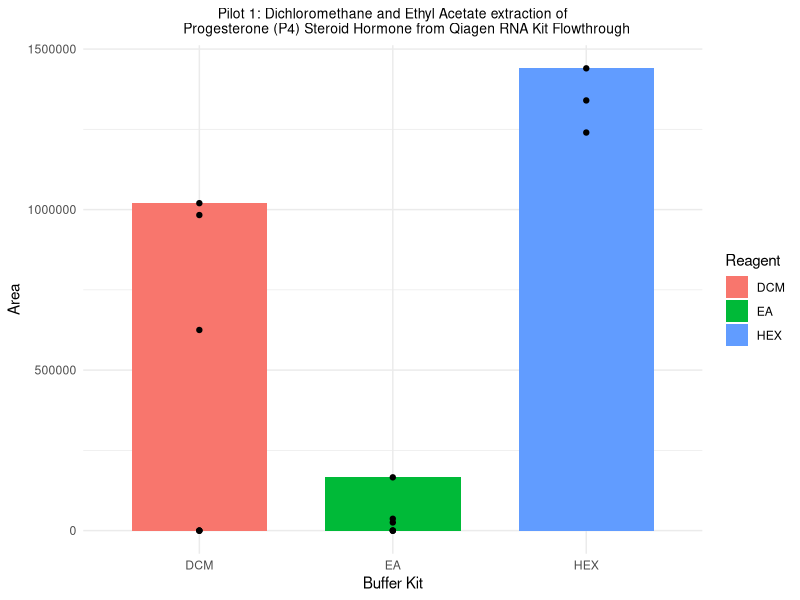
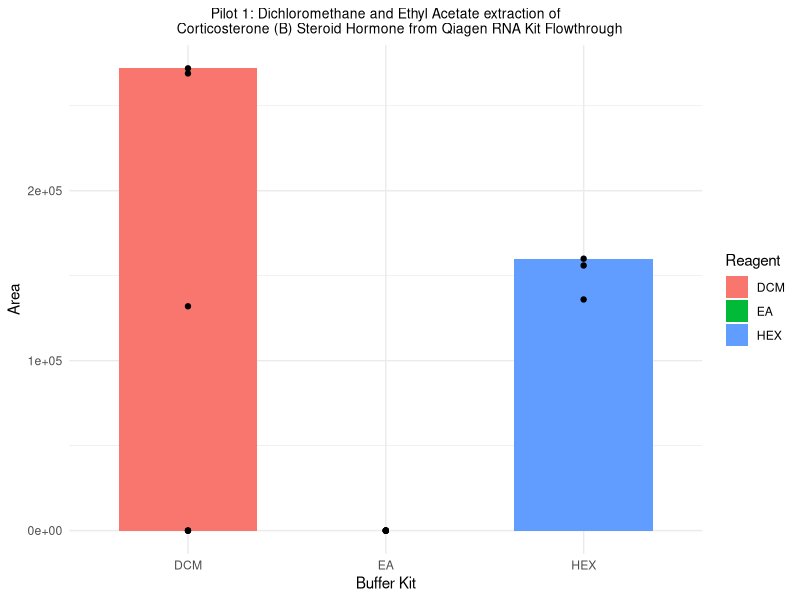
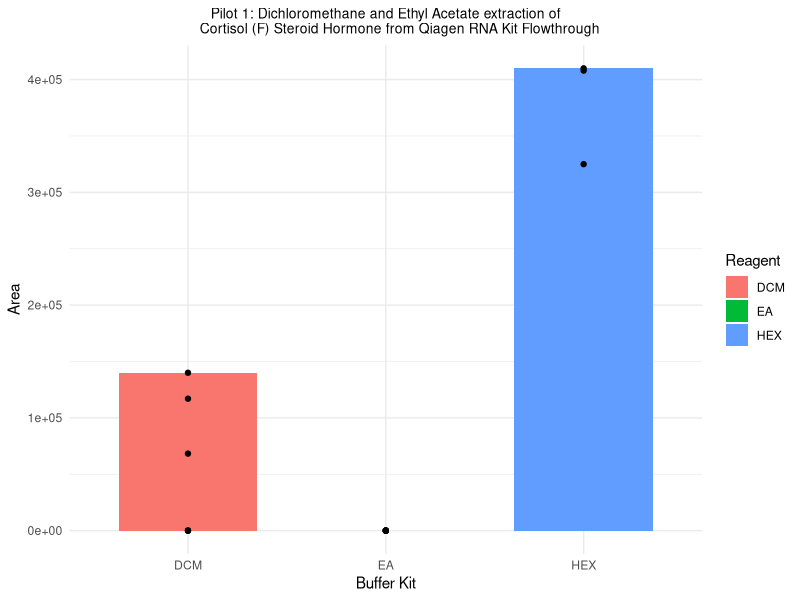

The R script that drew these images, in order:
## February 4, 2024 - Pilot 4
# Reagents: Ethyl Acetate (EA) and Dichloromethane (DCM) - higher volumes

# Load necessary libraries
library(tidyverse)
library(ggplot2)
library(cowplot)
library(forcats)
library(dplyr)
set.seed(1234)

# Initial read of csv data from Multiquant
pilot1_data <- read.csv("data/feb4data_5mlDCMEA.csv")
pilot1_data

# Cleaning data types
pilot1_data_cleaned <- pilot1_data %>%
  mutate(area_p4 = as.numeric(area_p4)) %>% 
  mutate(area_f = as.numeric(area_f)) %>% 
  mutate(area_b = as.numeric(area_b)) %>% 
  mutate(reagent = as.factor(reagent)) %>%
  mutate(area_p4 = coalesce(area_p4, 0)) %>%  # Removal of NA values - keep?
  mutate(area_f = coalesce(area_f, 0)) %>% 
  mutate(area_b = coalesce(area_b, 0)) %>% 
  as.data.frame()

pilot1_data_cleaned

# Plotting bar graph of pilot 1 area data per treatment
# P4 Progesterone graph
pilot1_bar_p4 <- 
  ggplot() + 
  geom_bar(data = pilot1_data_cleaned,
           aes(x = fct_inorder(reagent), 
               y = (area_p4),
               fill = as.factor(reagent)),
           stat = "identity",
           position = "dodge",
           width = 0.7,
           na.rm = TRUE
  ) +
  geom_jitter(data = pilot1_data_cleaned,
              aes(x = reagent,
                  y = area_p4),
              stat = "identity",
              position = position_jitter(height = 0,
                                         width = 0)) +
  
  labs(title = "Pilot 1: Dichloromethane and Ethyl Acetate extraction of
       Progesterone (P4) Steroid Hormone from Qiagen RNA Kit Flowthrough",
       x = "Buffer Kit",
       y = "Area",
       fill = "Reagent"
  ) +
  
  theme_minimal() +
  theme(plot.title = element_text(hjust = 0.5, size = 10)
  )  

pilot1_bar_p4

# B Corticosterone graph
pilot1_bar_b <- 
  ggplot() + 
  geom_bar(data = pilot1_data_cleaned,
           aes(x = fct_inorder(reagent), 
               y = (area_b),
               fill = as.factor(reagent)),
           stat = "identity",
           position = "dodge",
           width = 0.7,
           na.rm = TRUE
  ) +
  geom_jitter(data = pilot1_data_cleaned,
              aes(x = reagent,
                  y = area_b),
              stat = "identity",
              position = position_jitter(height = 0,
                                         width = 0)) +
  
  labs(title = "Pilot 1: Dichloromethane and Ethyl Acetate extraction of
       Corticosterone (B) Steroid Hormone from Qiagen RNA Kit Flowthrough",
       x = "Buffer Kit",
       y = "Area",
       fill = "Reagent"
  ) +
  
  theme_minimal() +
  theme(plot.title = element_text(hjust = 0.5, size = 10)
  )  

pilot1_bar_b

# F Cortisol graph
pilot1_bar_f <- 
  ggplot() + 
  geom_bar(data = pilot1_data_cleaned,
           aes(x = fct_inorder(reagent), 
               y = (area_f),
               fill = as.factor(reagent)),
           stat = "identity",
           position = "dodge",
           width = 0.7,
           na.rm = TRUE
  ) +
  geom_jitter(data = pilot1_data_cleaned,
              aes(x = reagent,
                  y = area_f),
              stat = "identity",
              position = position_jitter(height = 0,
                                         width = 0)) +
  
  labs(title = "Pilot 1: Dichloromethane and Ethyl Acetate extraction of
       Cortisol (F) Steroid Hormone from Qiagen RNA Kit Flowthrough",
       x = "Buffer Kit",
       y = "Area",
       fill = "Reagent"
  ) +
  
  theme_minimal() +
  theme(plot.title = element_text(hjust = 0.5, size = 10)
  )  

pilot1_bar_f

